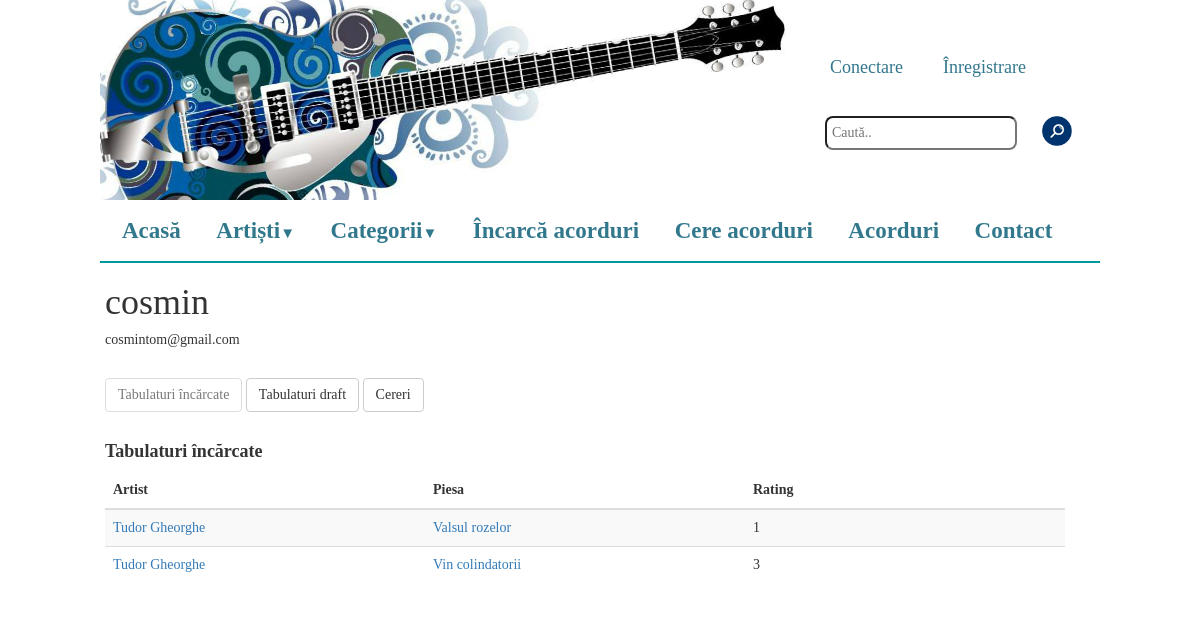
Before: /index.php?user_uploads=1&username=cosmin with the older database file.
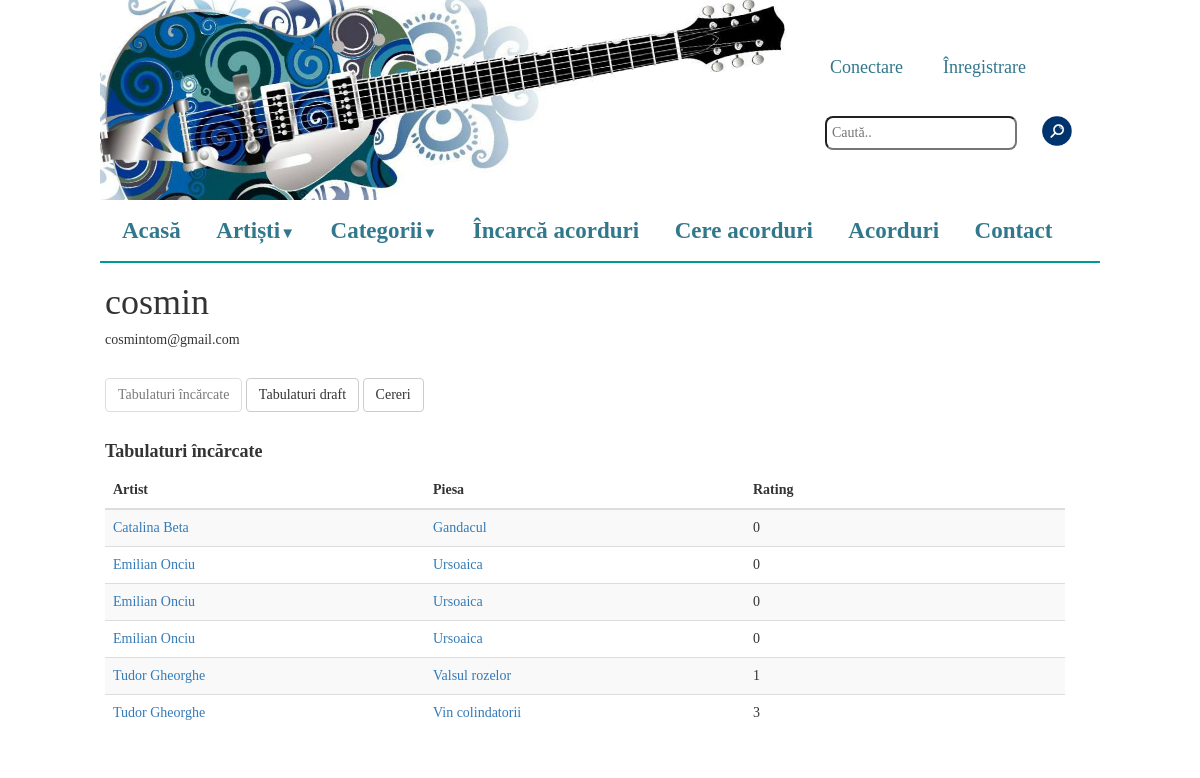
After: the same page with the newer database file.
### tables this page shows
CREATE TABLE IF NOT EXISTS `users` (
  `id` int(11) NOT NULL AUTO_INCREMENT,
  `username` varchar(30) NOT NULL,
  `password` text NOT NULL,
  `email` text NOT NULL,
  `admin` tinyint(1) DEFAULT NULL,
  PRIMARY KEY (`id`),
  UNIQUE KEY `user` (`username`),
  UNIQUE KEY `username` (`username`)
);

CREATE TABLE IF NOT EXISTS `melodii` (
  `id` int(11) NOT NULL AUTO_INCREMENT,
  `artist` varchar(100) NOT NULL,
  `titlu` varchar(100) NOT NULL,
  `cale_tmp` varchar(200) DEFAULT NULL,
  `cale` varchar(200) DEFAULT NULL,
  `categorie` varchar(200) NOT NULL,
  `uploader` varchar(200) NOT NULL,
  `plus` int(11) NOT NULL,
  `minus` int(11) NOT NULL,
  `comments_path` varchar(200) NOT NULL,
  PRIMARY KEY (`id`)
);

### includes/functions.php (called while the page is built, shortened)
<?php
function get_songs_by_uploader($uploader) {
    $result = mysql_query("SELECT * FROM melodii WHERE uploader='$uploader' and cale is not NULL order by artist, titlu");
    $songs = array();
    while($p = mysql_fetch_array($result)){
        $songs[] = $p;
    }
    return $songs;
}
function get_email_of_user($username) {
    $result = mysql_query("SELECT email FROM users WHERE username='$username'");
    return mysql_fetch_array($result)[0];
}
?>

### pages/user_uploads.php (the view, shortened to what this page needs)
<div class="artist_tabs">
<?php
	$username = $_GET['username'];
	print "<h1>".$username."</h1>";
	$email = get_email_of_user($username);
	print "<h5>".$email."</h5><br>";
?>
<div class="switch">
    <input type="button" class="btn btn-default" value="Tabulaturi încărcate" id="tabs_button" onclick="switch_tabs_requests(0)" disabled="true">
    <input type="button" class="btn btn-default" value="Tabulaturi draft" id="drafts_button" onclick="switch_tabs_requests(1)">
    <input type="button" class="btn btn-default" value="Cereri" id="requests_button" onclick="switch_tabs_requests(2)">
    <br><br>
</div>
<div id="tabs_div">
    <?php
    	$all_songs = get_songs_by_uploader($username);
    	if (count($all_songs) == 0) {
    	       print "<div class='alert alert-info' style='font-size:19px;width:262px;margin-left:0px'>Nu există tabulaturi încărcate.</div>";
    	} else {
    ?>
        <div class="row col-sm-8">
            <h4 style="font-weight:bold">Tabulaturi încărcate</h4>
        </div>
    	<div class="row col-sm-12">
        	<table id="tabs" class="table table-striped">
        		<thead>
        			<tr>
        				<th class="col-sm-4">Artist</th>
        				<th class="col-sm-4">Piesa</th>
        				<th class="col-sm-4">Rating</th>
        			</tr>
        		</thead>
        		<tbody>
        			<?php
        				foreach ($all_songs as $sg){
        			?>
        			<tr>
        				<td><?php print "<a href=\"index.php?artist=".$sg['artist']."\">".$sg['artist']."</a>";?></td>
        				<td><?php print "<a href=\"index.php?song=".$sg['id']."\">".$sg['titlu']."</a>";?></td>
        				<td><?php print $sg['plus']-$sg['minus'];?></td>
        			</tr>
        			<?php
        				}
        			?>
        		</tbody>
        	</table>
    	</div>
<?php
        }
?>
</div>
</div>

### index.php (shortened to what this page needs)
<?php
require_once './includes/functions.php';
?>
<!DOCTYPE html>
<html>
    <head>
        <link rel="stylesheet" type="text/css" href="css/main.css" />
		<link rel="stylesheet" href="http://maxcdn.bootstrapcdn.com/bootstrap/3.3.5/css/bootstrap.min.css">
        <link rel="stylesheet" href="//maxcdn.bootstrapcdn.com/bootstrap/3.3.2/css/bootstrap.min.css">
    </head>
    <body>
        <?php
        if(isset($_SESSION['user'])){
            require_once './layouts/connected.php';
        }else{
            require_once './layouts/disconnected.php';
        }
        ?>
    </body>
</html>

### layouts/disconnected.php (shortened to what this page needs)
<table class="main_table">
    <tr>
        <td class="banner"></td>
        <td>
            <div class="search-and-connect">
                <a href="index.php?p=connect" class="login">Conectare</a>
                <a href="index.php?p=auth" class="auth">Înregistrare</a>
                <input type="search" class="search" id="search" placeholder="Caută.." onfocus="if(this.placeholder == 'Caută..') {this.placeholder=''}" onblur="if(this.placeholder == ''){this.placeholder ='Caută..'}" onkeypress="return searchKeyPress(event);"/>
                <a id="search-link">
                    <img src="images/search.png" alt="search.png" class="searchButton" id="searchButton" onclick="get_search_item()">
                </a>
            </div></td>
    </tr>
    <tr>
        <td colspan="2" class="navigation">
            <ul class="clearfix">
                <li><a href="index.php">Acasă</a></li>
                <li><a href="#">Artiști<span class="arrow">&#9660;</span></a>
                </li>
                <li><a href="#">Categorii<span class="arrow">&#9660;</span></a>
                </li>
                <li><a href="index.php?upload=1">Încarcă acorduri</a></li>
                <li><a href="index.php?request_chord=1">Cere acorduri</a></li>
                <li><a href="index.php?acorduri=1">Acorduri</a></li>
                <li><a href="index.php?contact=1">Contact</a></li>
            </ul>
        </td>
    </tr>
    <tr><td colspan="2">
        <div class="content">
            <?php
                if(isset($_GET['p'])){
                    switch($_GET['p']) {
                        case "connect":
                            require_once 'pages/connect.php';
                            break;
                        case "auth":
                            require_once 'pages/authenticate.php';
                            break;
                    }
                } else if(isset($_GET['letter_id'])) {
                    $letter = $_GET['letter_id'];
                    require_once 'pages/letter.php';
                } else if(isset($_GET['category'])) {
                    $category = $_GET['category'];
                    require_once 'pages/category.php';
                } else if(isset($_GET['upload'])) {
                    require_once 'pages/upload.php';
                } else if(isset($_GET['contact'])) {
                    require_once 'pages/contact.php';
                } else if (isset($_GET['request_chord'])) {
                    require_once 'pages/request_chords.php';
                } else if(isset($_GET['song'])) {
                    require_once 'pages/display_tab.php';
                } else if(isset($_GET['tmp-song'])) {
                    require_once 'pages/display_tab_tmp.php';
                } else if(isset($_GET['draft'])) {
                    require_once 'pages/display_draft.php';
                } else if(isset($_GET['artist'])) {
                    require_once 'pages/display_tabs_by_artist.php';
                } else if (isset($_GET['search'])) {
                    require_once 'pages/search_in_site.php';
                } else if (isset($_GET['user_uploads'])) {
                    require_once 'pages/user_uploads.php';
				} else if (isset($_GET['acorduri'])) {
                    require_once 'pages/acorduri.php';
				} else
                    require_once 'pages/home.php';
            ?>
        </div>
    </td></tr>
</table>

### css/main.css (style rules this page uses)
* { margin: 0px; padding: 0px; }
.main_table { width: 1000px; margin-left: auto; margin-right: auto; background-color: #FFFFFF; font-family: "Palatino Linotype", "Book Antiqua", Palatino, serif; }
.banner { height: 200px; width: 700px; background-image: url('../images/banner.jpg'); background-repeat: no-repeat; }
.search-and-connect { height: 150px; width: 300px; }
.login, .auth, .user_connected, .logout { float: left; padding: 10px; margin-left: 20px; margin-top: 20px; font-family: sans-serif; font-size: 18px; color: #32778C; font-family: "Palatino Linotype", "Book Antiqua", Palatino, serif; }
.search { color: grey; size: 20px; float: left; margin: 25px; padding: 5px; border-radius: 8px; font-family: "Palatino Linotype", "Book Antiqua", Palatino, serif; }
.searchButton { width: 30px; float: left; margin-top: 25px; }
.navigation { width: 1000px; margin-left: auto; margin-right: auto; border-bottom: 2px solid #009999; }
.clearfix { list-style-type: none; list-style: none; padding-top: 15px; padding-bottom: 3px; font-family: "Palatino Linotype", "Book Antiqua", Palatino, serif; }
.clearfix li { display: inline; position: relative; }
.clearfix a { font-family: 'arial'; color: #32788c; text-decoration: none; font-size: 23px; font-weight: bold; padding: 10px; padding-left:22px; font-family: "Palatino Linotype", "Book Antiqua", Palatino, serif; }
.clearfix:after { display:block; clear:both; }
.arrow { font-size:15px; line-height:0%; }
.content { width: 990px; margin-left: auto; margin-right: auto; padding-top: 0px; font-family: "Palatino Linotype", "Book Antiqua", Palatino, serif; }
body { overflow-x: hidden; font-family: "Palatino Linotype", "Book Antiqua", Palatino, serif; }

Changed rows visible on the page:
added melodii: artist "Catalina Beta", titlu "Gandacul", $sg['plus']-$sg['minus'] "0"
added melodii: artist "Emilian Onciu", titlu "Ursoaica", $sg['plus']-$sg['minus'] "0"
added melodii: artist "Emilian Onciu", titlu "Ursoaica", $sg['plus']-$sg['minus'] "0"
added melodii: artist "Emilian Onciu", titlu "Ursoaica", $sg['plus']-$sg['minus'] "0"
